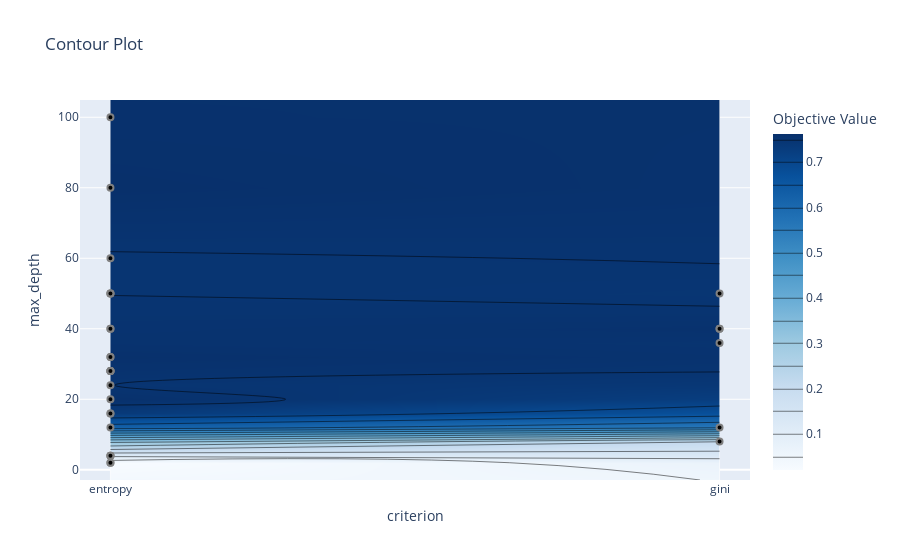

This figure's notebook cell:
### Code cell
# plots parameter interactive chart from we can choose which hyperparameter space has to explore
optuna.visualization.plot_contour(study)

### Figure 1 — Plotly figure (JSON) as saved in the notebook; plotly's stock layout.template omitted (floating-point values rounded to 4 significant figures)
{"data": [{"colorbar": {"title": {"text": "Objective Value"}}, "colorscale": [[0, "rgb(247,251,255)"], [0.125, "rgb(222,235,247)"], [0.25, "rgb(198,219,239)"], [0.375, "rgb(158,202,225)"], [0.5, "rgb(107,174,214)"], [0.625, "rgb(66,146,198)"], [0.75, "rgb(33,113,181)"], [0.875, "rgb(8,81,156)"], [1, "rgb(8,48,107)"]], "connectgaps": true, "contours": {"coloring": "heatmap"}, "hoverinfo": "none", "line": {"smoothing": 1.3}, "reversescale": false, "type": "contour", "x": ["entropy", "gini"], "y": [-2.9, 2, 4, 8, 12, 16, 20, 24, 28, 32, 36, 40, 50, 60, 80, 100, 104.9], "z": [[null, null], [0.02024, null], [0.1118, null], [null, 0.2011], [0.6257, 0.5578], [0.7357, null], [0.7601, null], [0.7501, null], [0.7555, null], [0.7603, null], [null, 0.7518], [0.7534, 0.7565], [0.7498, 0.7463], [0.7487, null], [0.7624, null], [0.7584, null], [null, null]]}, {"marker": {"color": "black", "line": {"color": "Grey", "width": 2}}, "mode": "markers", "showlegend": false, "type": "scatter", "x": ["entropy", "entropy", "entropy", "entropy", "entropy", "entropy", "entropy", "gini", "gini", "entropy", "gini", "entropy", "entropy", "entropy", "gini", "entropy", "entropy", "entropy", "gini", "entropy", "entropy", "entropy", "entropy", "entropy", "entropy", "entropy", "gini", "entropy", "entropy", "entropy"], "y": [50, 32, 2, 4, 4, 12, 40, 8, 12, 4, 40, 50, 40, 100, 50, 80, 16, 20, 36, 60, 28, 28, 28, 24, 28, 50, 40, 16, 2, 32]}], "layout": {"title": {"text": "Contour Plot"}, "xaxis": {"range": [-0.05, 1.05], "title": {"text": "criterion"}, "type": "category"}, "yaxis": {"range": [-2.9, 104.9], "title": {"text": "max_depth"}}}}
